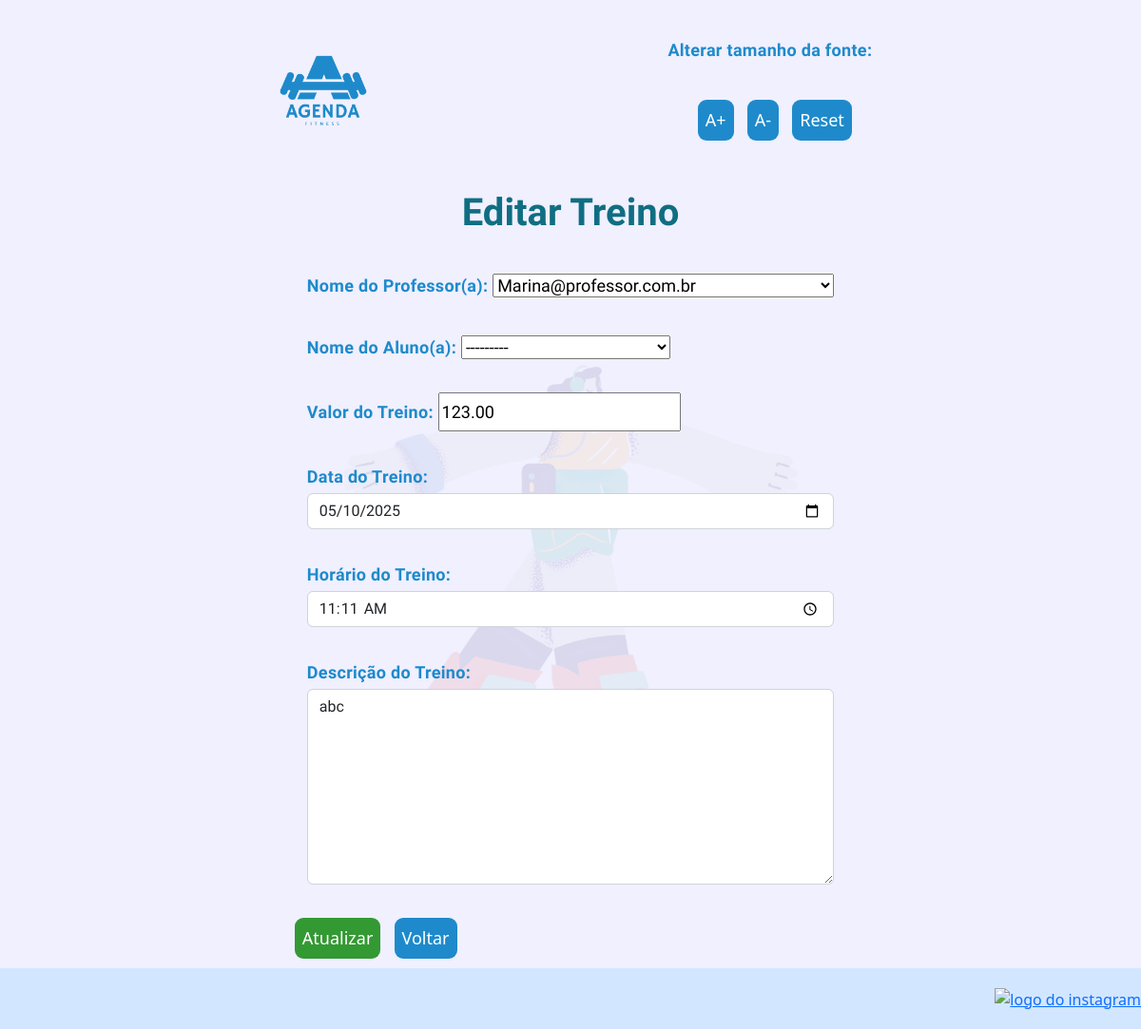
The page /editar_agenda/64/ (signed in) on the database its author committed.
### apps/agenda/models.py (models this page shows, shortened)
class Agenda(models.Model):
    professor = models.ForeignKey(
        UserProfile, on_delete=models.CASCADE, related_name="professor"
    )
    aluno = models.ForeignKey(
        UserProfile, on_delete=models.CASCADE, related_name="aluno"
    )
    valor = models.DecimalField(max_digits=10, decimal_places=2, null=False)
    data = models.DateField(null=False, blank=False)
    hora = models.TimeField(null=False, blank=False)
    descricao = models.TextField(null=False, blank=False)
    created_at = models.DateTimeField(auto_now_add=True)
    cancelado = models.BooleanField(default=False)

### apps/agenda/views.py (the view)
# urls.py: path("editar_agenda/<int:agenda_id>/", editar_agenda, name="editar_agenda"),
@login_required
def editar_agenda(request, agenda_id):
    agenda = get_object_or_404(Agenda, id=agenda_id)
    if request.user != agenda.professor and request.user != agenda.aluno:
        messages.error(request, "Você não tem permissão para editar este treino.")
        return redirect("listar_agendas")
    form = AgendaForm(request.POST or None, instance=agenda)
    if request.method == "POST" and form.is_valid():
        form.save()
        messages.success(request, "Treino editado com sucesso!")
        return redirect("listar_agendas")
    return render(
        request, "agenda/editar_agenda.html", {"form": form, "agenda": agenda}
    )

### apps/users/models.py (called while the page is built)
    def __str__(self):
        return self.email

### templates/agenda/editar_agenda.html (shortened to what this page needs)
{% extends 'shared/base.html' %}
    {% block content %}
        <div class="container">
            <h1>Editar Treino</h1>
            <form method="POST">
            {{ form.as_p }}
            <button type="submit" class="green-button">Atualizar</button>
            <button class ="button" onclick="history.back()">Voltar</button>
        </form>
        </div>
    {% endblock content %}

### static/style.css (style rules this page uses)
body { background-color: #F0F0FF; display: flex; min-height: 100vh; flex-direction: column; }
.button { margin-bottom: 10px; margin-top: 10px; margin-left:10px; outline: 0; font-size:18px; background: #1E8ACB; color: #fff; padding: 8px; border-radius: 9px; text-decoration: none; border:none }
.green-button { margin-bottom: 10px; margin-top: 10px; margin-left:10px; outline: 0; font-size:18px; background: #339933; color: #fff; padding: 8px; border-radius: 9px; text-decoration: none; border:none }
h1 { display: block; margin-top:20px; text-align: center; color: #106E82; padding-bottom: 10px; font-family: Muli,sans-serif; letter-spacing: 0; font-weight: bold; }
p { color: #1E8ACB; background-color: transparent; font-family: Muli,sans-serif; font-weight:bold; font-size:18px; letter-spacing: 0; text-align: left; padding:5px; margin-left: 18px; margin-right: 18px; margin-top: 20px; margin-bottom: 20px; letter-spacing: .3px; line-height: 35px; }

### rows shown on the page
Agenda: professor "Marina@professor.com.br", aluno "---------", valor "123.00", data "05/10/2025", hora "11:11:00", descricao "abc"
